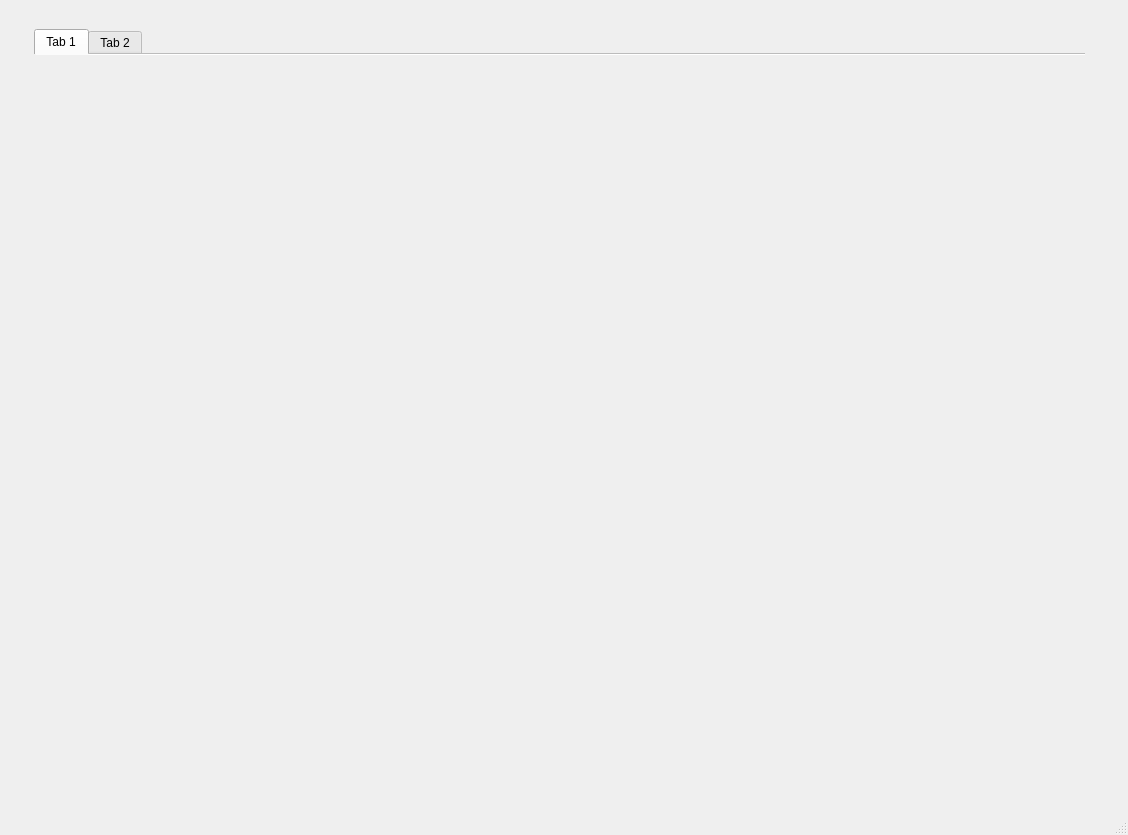
<?xml version="1.0" encoding="UTF-8"?>
<ui version="4.0">
 <class>MainWindow</class>
 <widget class="QMainWindow" name="MainWindow">
  <property name="geometry">
   <rect>
    <x>0</x>
    <y>0</y>
    <width>1128</width>
    <height>835</height>
   </rect>
  </property>
  <property name="windowTitle">
   <string>MainWindow</string>
  </property>
  <widget class="QWidget" name="centralwidget">
   <widget class="QTabWidget" name="tabWidget">
    <property name="geometry">
     <rect>
      <x>34</x>
      <y>29</y>
      <width>1051</width>
      <height>751</height>
     </rect>
    </property>
    <property name="autoFillBackground">
     <bool>false</bool>
    </property>
    <property name="tabPosition">
     <enum>QTabWidget::North</enum>
    </property>
    <property name="tabShape">
     <enum>QTabWidget::Rounded</enum>
    </property>
    <property name="currentIndex">
     <number>0</number>
    </property>
    <property name="documentMode">
     <bool>true</bool>
    </property>
    <property name="tabsClosable">
     <bool>false</bool>
    </property>
    <property name="movable">
     <bool>true</bool>
    </property>
    <widget class="QWidget" name="tab">
     <property name="enabled">
      <bool>true</bool>
     </property>
     <attribute name="title">
      <string>Tab 1</string>
     </attribute>
     <widget class="QLabel" name="label">
      <property name="geometry">
       <rect>
        <x>110</x>
        <y>90</y>
        <width>841</width>
        <height>531</height>
       </rect>
      </property>
      <property name="text">
       <string/>
      </property>
      <property name="pixmap">
       <pixmap>red_page.png</pixmap>
      </property>
      <property name="scaledContents">
       <bool>true</bool>
      </property>
     </widget>
    </widget>
    <widget class="QWidget" name="tab_2">
     <attribute name="title">
      <string>Tab 2</string>
     </attribute>
     <widget class="QLabel" name="label_2">
      <property name="geometry">
       <rect>
        <x>220</x>
        <y>130</y>
        <width>531</width>
        <height>401</height>
       </rect>
      </property>
      <property name="text">
       <string/>
      </property>
      <property name="pixmap">
       <pixmap>red_page.png</pixmap>
      </property>
      <property name="scaledContents">
       <bool>true</bool>
      </property>
     </widget>
    </widget>
   </widget>
  </widget>
  <widget class="QMenuBar" name="menubar">
   <property name="geometry">
    <rect>
     <x>0</x>
     <y>0</y>
     <width>1128</width>
     <height>26</height>
    </rect>
   </property>
  </widget>
  <widget class="QStatusBar" name="statusbar"/>
 </widget>
 <resources/>
 <connections/>
</ui>
